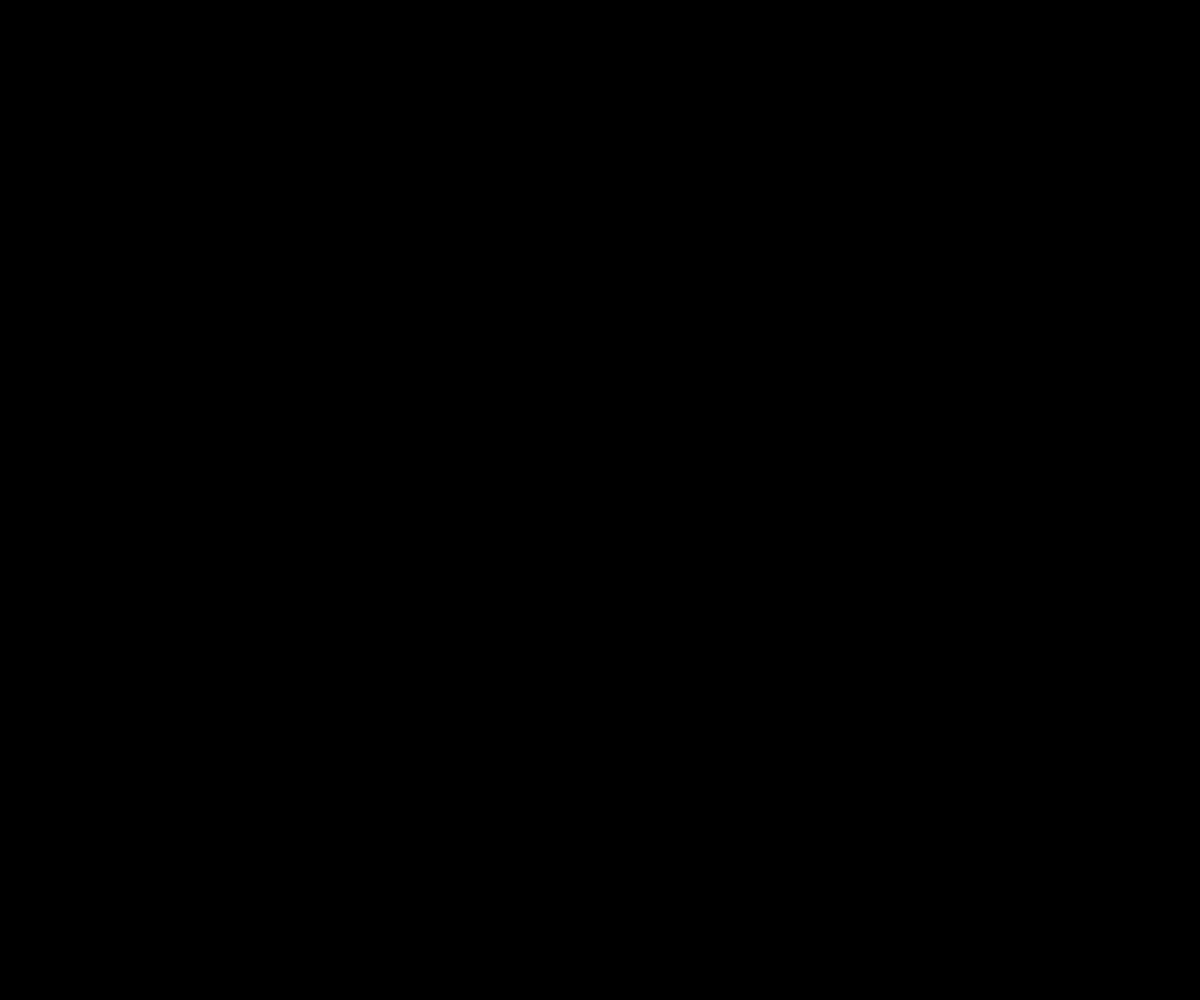
Frame 1 (no input)
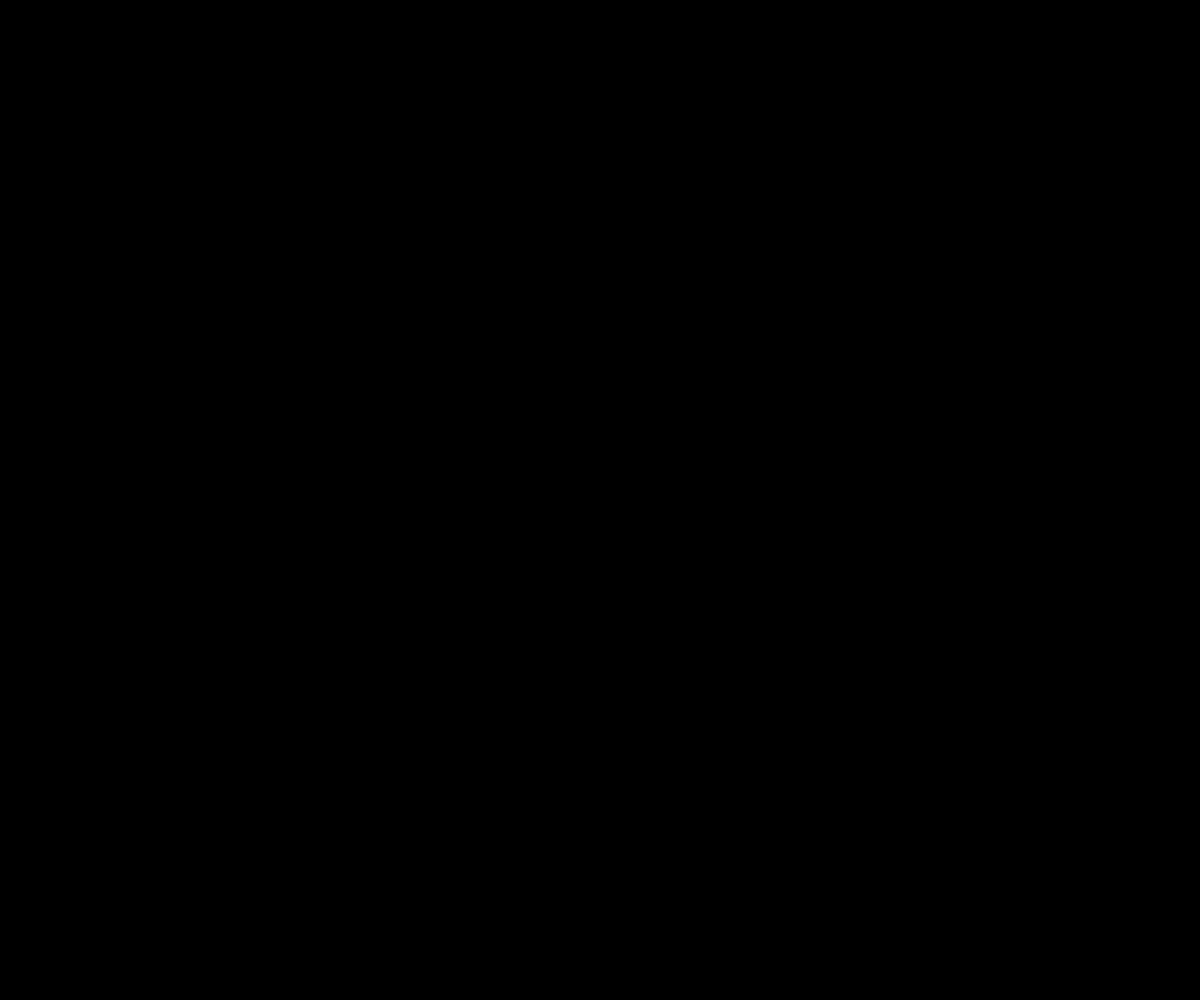
Frame 60 (no input)
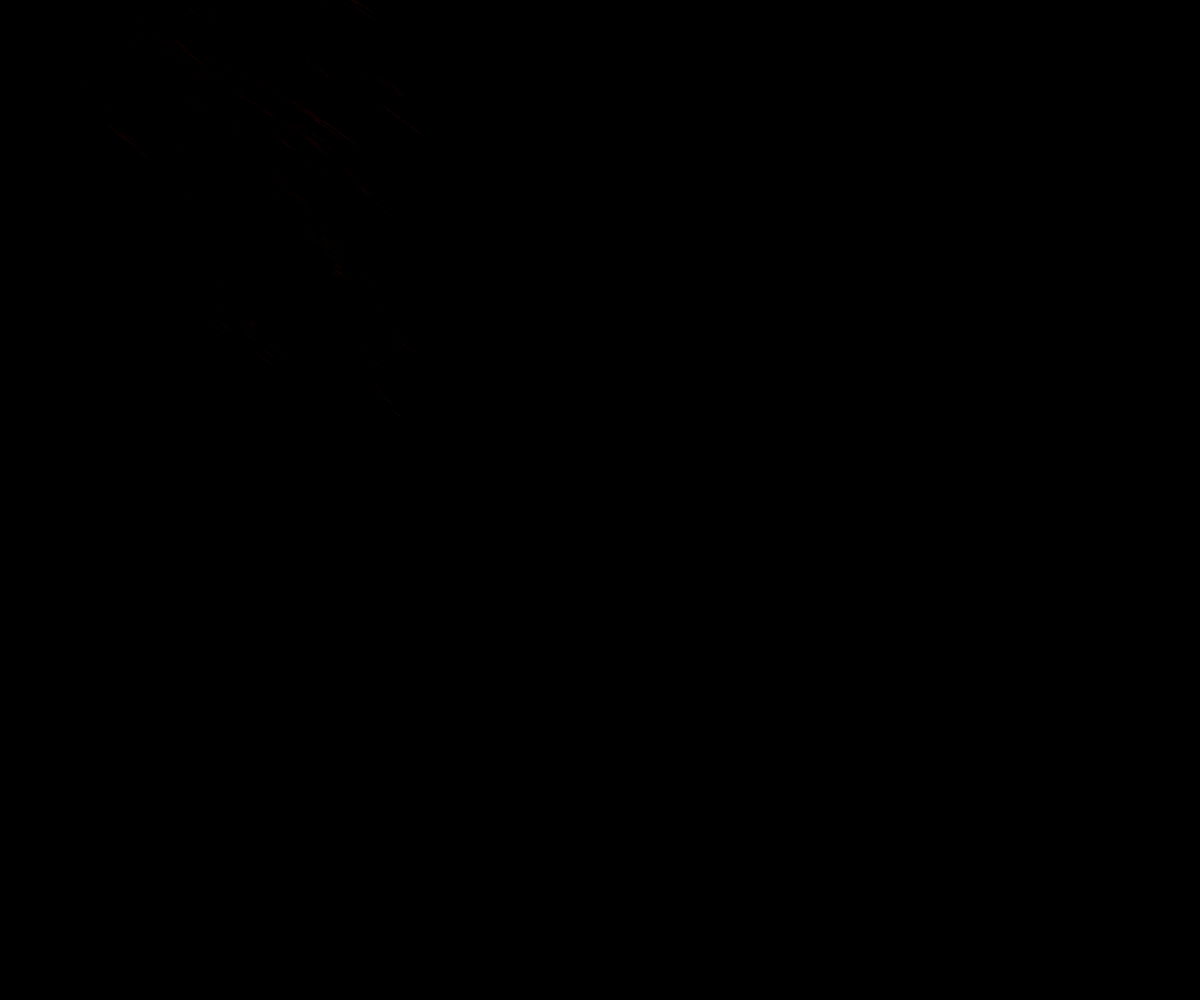
Frame 120 (the mouse pressed at the canvas centre since frame 60)

The p5.js sketch that drew these frames (run headless with seeded random() and noise() and a simulated clock; from frame 60 on, the mouse is pressed at the canvas centre):

// p5.js sketch
// ── sketch.js
var points = []; //starting points




function setup() {
  createCanvas(windowWidth, windowHeight);
  background(0);
  angleMode(DEGREES);
  
  var density = 5;
  var space = width / density;

  
  for (var x = 0; x < width; x += space){
    for ( var y = 0; y < height; y += space){
         var p = createVector(x + random(-width/2, width/2), y + random(-height/2, height/2));
    
      points.push(p);
      
      
  // Color
  colorMode(HSB, 150);
    
    }
  }
}

function draw() {
  
    
    fill(sin(frameCount * 0.03) * 100, cos(frameCount * 0.001) * 220, sin(frameCount * 0.1) * random(50, 100));
  
  scale(sin(frameCount * 0.1) * 1);
  translate(width + 200, 0)
  rotate(sin(frameCount * 0.1) * 180);
  
  var mult = random(-0.001, 0.5);
  
  noStroke();
  background(0, 0.1);
  
  for (var i = 0; i < points.length; i++) {

    var r = map(points[i].y, 0, width, 100, 55);
    var b = map(cos(frameCount), 0, 1, 10, 205);
    var g = map(sin(frameCount), 0, width, 50, 255);


    
    var angle = map(noise(points[i].x * mult, points[i].y * mult, points[i].y * mult), 0, 1, 0, 360);
    
    
    
    
    points[i].add(createVector((-1) * sin(angle) * noise(0.1, 0.9), -cos(angle)));
    
    
  let offset = random(0.001, 200);
    
    ellipse(points[i].x + random(offset), points[i].y, -sin(frameCount) * random(-0.01, 1.9) - random(offset),  cos(frameCount) * random(-0.001, 6.9));
    
  }
}
